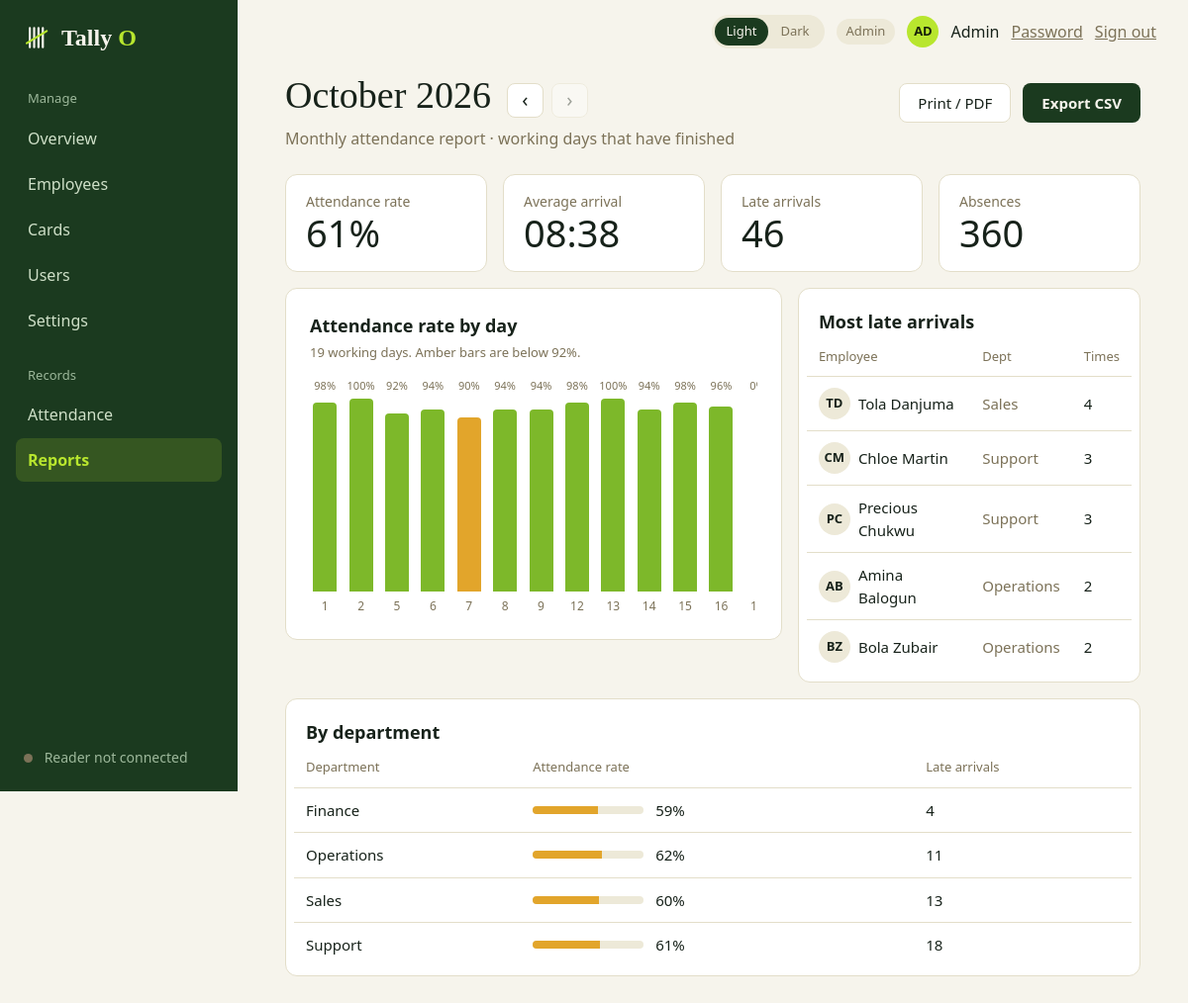
The app's page /admin/reports (signed in) with its own data.
### tables this page shows
CREATE TABLE attendance (
    id          INTEGER PRIMARY KEY,
    employee_id INTEGER NOT NULL REFERENCES employees(id),
    work_date   TEXT    NOT NULL,
    check_in    TEXT    NOT NULL,
    check_out   TEXT,
    status      TEXT    NOT NULL CHECK (status IN ('on_time', 'late')),
    source      TEXT    NOT NULL DEFAULT 'card' CHECK (source IN ('card', 'manual')),
    note        TEXT,
    UNIQUE (employee_id, work_date),                    -- blocks duplicate records
    CHECK (check_out IS NULL OR check_out > check_in)   -- blocks invalid records
);

CREATE TABLE employees (
    id            INTEGER PRIMARY KEY,
    employee_code TEXT    NOT NULL UNIQUE,              -- e.g. EMP-0142
    full_name     TEXT    NOT NULL,
    department    TEXT    NOT NULL,
    email         TEXT,
    joined_on     TEXT    NOT NULL,
    is_active     INTEGER NOT NULL DEFAULT 1 CHECK (is_active IN (0, 1))
);

### admin.py (the view)
@bp.route("/reports")
@admin_only
def reports():
    return render_template("monthly_report.html", report_endpoint="admin.reports",
                           export_endpoint="admin.reports_export",
                           **reporting.report_context(db.get_db(), request.args), **shell_context("Reports"))

### app.py (called while the page is built)
@app.context_processor
def inject_globals():
    return {"APP_NAME": APP_NAME, "APP_TAGLINE": APP_TAGLINE,
            "csrf_token": auth.csrf_token, "safe_url": safe_url,
            "reader": reader.status()}

@app.after_request
def no_store_when_signed_in(response):
    if "user" in session and request.endpoint != "static":
        response.headers["Cache-Control"] = "no-store"
    return response

### auth.py (called while the page is built)
def csrf_token():
    if "csrf" not in session:
        session["csrf"] = secrets.token_hex(16)
    return session["csrf"]

def login_required(view):
    @wraps(view)
    def wrapped(*args, **kwargs):
        user = session.get("user")
        if not user:
            return redirect(url_for("auth.login"))
        row = get_db().execute("SELECT is_active, must_change_password FROM users WHERE id = ?",
                               (user["id"],)).fetchone()
        if row is None or not row["is_active"]:       # deactivated since they signed in
            session.clear()
            return redirect(url_for("auth.login"))
        if row["must_change_password"] and request.endpoint not in ("account.password", "auth.logout"):
            return redirect(url_for("account.password"))
        return view(*args, **kwargs)
    return wrapped

def role_required(*roles):
    def decorator(view):
        @wraps(view)
        @login_required
        def wrapped(*args, **kwargs):
            if session["user"]["role"] not in roles:
                abort(403)
            return view(*args, **kwargs)
        return wrapped
    return decorator

### db.py (called while the page is built)
def connect(path=DEFAULT_DB):
    Path(path).parent.mkdir(parents=True, exist_ok=True)
    conn = sqlite3.connect(str(path), isolation_level=None, timeout=10)  # we run transactions ourselves
    conn.row_factory = sqlite3.Row            # rows behave like dicts: row["name"]
    conn.execute("PRAGMA foreign_keys = ON")  # SQLite ignores foreign keys unless asked
    conn.execute("PRAGMA journal_mode = WAL") # readers don't block the writer
    return conn

def get_db():
    if "db" not in g:
        g.db = connect(current_app.config["DATABASE"])
    return g.db

### queries.py (called while the page is built)
def resolve_month(text, today):
    this_month = today.replace(day=1)
    m = _MONTH.match(text or "")
    if not m:
        return this_month
    first = date(int(m.group(1)), int(m.group(2)), 1)
    return min(max(first, date(2000, 1, 1)), this_month)

def _pct(part, whole):
    return round(100 * part / whole) if whole else None

### templates/monthly_report.html (shortened to what this page needs)
{% extends "app_shell.html" %}
{% block content %}
  <div class="page-head">
    <div class="row wrap gap-4">
      <h1 class="page-title">{{ month_label }}</h1>
      <span class="row gap-2 no-print">
        <a class="btn btn-secondary btn-icon" href="{{ url_for(report_endpoint, month=prev.strftime('%Y-%m')) }}" aria-label="Previous month">‹</a>
        {% if next_month %}
          <a class="btn btn-secondary btn-icon" href="{{ url_for(report_endpoint, month=next_month.strftime('%Y-%m')) }}" aria-label="Next month">›</a>
        {% else %}
          <span class="btn btn-secondary btn-icon is-disabled" aria-disabled="true" aria-label="No later month">›</span>
        {% endif %}
      </span>
    </div>
    <div class="row wrap gap-3 no-print">
      <button class="btn btn-secondary" type="button" onclick="window.print()">Print / PDF</button>
      <a class="btn" href="{{ url_for(export_endpoint, month=first.strftime('%Y-%m')) }}">Export CSV</a>
    </div>
  </div>
  <p class="muted mt-1">Monthly attendance report · working days that have finished</p>
  {% if not report.totals %}
    <div class="card card-pad mt-5"><p class="muted">There are no finished working days with records in {{ month_label }} yet.</p></div>
  {% else %}
    <div class="grid-cards mt-5">
      <div class="card tile"><div class="tile-label">Attendance rate</div><div class="tile-value">{{ report.totals.rate }}%</div></div>
      <div class="card tile"><div class="tile-label">Average arrival</div><div class="tile-value">{{ report.avg_arrival or '–' }}</div></div>
      <div class="card tile"><div class="tile-label">Late arrivals</div><div class="tile-value">{{ report.totals.late }}</div></div>
      <div class="card tile"><div class="tile-label">Absences</div><div class="tile-value">{{ report.totals.absent }}</div></div>
    </div>
    <div class="grid-main mt-4">
      <section class="card card-pad">
        <h2 class="section-title">Attendance rate by day</h2>
        <p class="muted small mt-1">{{ report.days | length }} working days. Amber bars are below {{ low_rate }}%.</p>
        <div class="chart-scroll">
          <div class="chart" role="img" aria-label="Attendance rate for each working day of {{ month_label }}">
            {% for d in report.days %}
              <div class="bar-col" title="{{ d.date | day }}: {{ d.present }} of {{ d.total }} present ({{ d.rate }}%)">
                <span class="bar-value">{{ d.rate }}%</span>
                <span class="bar-track"><span class="bar {{ 'bar-low' if d.rate < low_rate else '' }}" style="height: {{ d.rate }}%"></span></span>
                <span class="bar-label">{{ d.day_num }}</span>
              </div>
            {% endfor %}
          </div>
        </div>
      </section>
      <section class="card table-card">
        <h2 class="section-title table-title">Most late arrivals</h2>
        {% if report.top_late %}
          <table class="table">
            <thead><tr><th>Employee</th><th>Dept</th><th>Times</th></tr></thead>
            <tbody>
              {% for p in report.top_late %}
                <tr>
                  <td><div class="row"><span class="avatar">{{ p.initials }}</span><span>{{ p.name }}</span></div></td>
                  <td class="muted">{{ p.department }}</td>
                  <td>{{ p.times }}</td>
                </tr>
              {% endfor %}
            </tbody>
          </table>
        {% else %}
          <p class="empty-inline pad-x">Nobody was late this month.</p>
        {% endif %}
      </section>
    </div>
    <section class="card table-card mt-4">
      <h2 class="section-title table-title">By department</h2>
      <table class="table">
        <thead><tr><th>Department</th><th>Attendance rate</th><th>Late arrivals</th></tr></thead>
        <tbody>
          {% for d in report.departments %}
            <tr>
              <td>{{ d.name }}</td>
              <td><div class="row gap-3"><span class="meter"><span class="meter-fill {{ 'bar-low' if d.rate < low_rate else '' }}" style="width: {{ d.rate }}%"></span></span>{{ d.rate }}%</div></td>
              <td>{{ d.late }}</td>
            </tr>
          {% endfor %}
        </tbody>
      </table>
    </section>
  {% endif %}
{% endblock %}

### static/css/base.css (style rules this page uses)
:root { --font-sans: Calibri, Carlito, "Segoe UI", system-ui, -apple-system, sans-serif; --font-serif: Charter, "Bitstream Charter", "Sitka Text", Cambria, Georgia, serif; --space-1: 0.25rem; --space-2: 0.5rem; --space-3: 0.75rem; --space-4: 1rem; --space-5: 1.5rem; --space-6: 2rem; --space-7: 3rem; --radius-sm: 6px; --radius-md: 8px; --radius-lg: 12px; --radius-pill: 999px; --sidebar-width: 240px; }
:root, html[data-theme="light"] { color-scheme: light; --bg: #F6F4EC; --surface: #FFFFFF; --text: #17221A; --muted: #7C7258; --subtle: #5C6558; --line: #E3DEC9; --soft: #EDE9D8; --primary: #1B3A1F; --on-primary: #F6F4EC; --accent: #B8E62E; --on-accent: #17200A; --link: #1B3A1F; --brand-accent: #7DB82A; --ring: rgba(27, 58, 31, 0.25); --ok-bg: #E3F2BC; --ok-fg: #2E4A0B; --late-bg: #F8E7BE; --late-fg: #6B4A08; --bad-bg: #F4DAD2; --bad-fg: #7A2E22; --sidebar-bg: #1B3A1F; --sidebar-text: #CFE0C8; --sidebar-muted: #9DB89B; --sidebar-active-bg: rgba(184, 230, 46, 0.16); --sidebar-active-text: #B8E62E; }
*, *::before, *::after { box-sizing: border-box; }
* { margin: 0; }
html { -webkit-text-size-adjust: 100%; }
body { font-family: var(--font-sans); font-size: 1rem; line-height: 1.5; color: var(--text); background: var(--bg); -webkit-font-smoothing: antialiased; }
button, input, select, textarea { font: inherit; color: inherit; }
a { color: var(--link); }
.page-title { font-family: var(--font-serif); font-weight: 400; font-size: 2.375rem; line-height: 1.1; }
.section-title { font-size: 1.125rem; font-weight: 700; }
.muted { color: var(--muted); }
.btn { display: inline-flex; align-items: center; justify-content: center; gap: var(--space-2); padding: 0.625rem 1.125rem; border: 1px solid transparent; border-radius: var(--radius-md); background: var(--primary); color: var(--on-primary); font-size: 0.9375rem; font-weight: 700; line-height: 1.2; text-decoration: none; cursor: pointer; }
.btn-secondary { background: var(--surface); color: var(--text); border-color: var(--line); font-weight: 400; }
.card { background: var(--surface); border: 1px solid var(--line); border-radius: var(--radius-lg); }
.card-pad { padding: var(--space-5); }
.table-card { padding: var(--space-4) var(--space-2) var(--space-2); overflow-x: auto; }
.tile { padding: var(--space-4) 1.25rem; }
.tile-label { font-size: 0.875rem; color: var(--muted); }
.tile-value { font-size: 2.375rem; line-height: 1.15; }
.avatar { display: inline-flex; align-items: center; justify-content: center; width: 2rem; height: 2rem; margin-right: var(--space-2); border-radius: 50%; background: var(--soft); color: var(--text); font-size: 0.8125rem; font-weight: 700; flex: none; }
.table { width: 100%; border-collapse: collapse; font-size: 0.9375rem; }
.table th { padding: 0 0.75rem 0.625rem; text-align: left; font-size: 0.8125rem; font-weight: 400; color: var(--muted); }
.table td { padding: 0.6875rem 0.75rem; border-top: 1px solid var(--line); }
.row { display: flex; align-items: center; }
.wrap { flex-wrap: wrap; }
.gap-2 { gap: var(--space-2); }
.gap-3 { gap: var(--space-3); }
.gap-4 { gap: var(--space-4); }
.mt-1 { margin-top: var(--space-1); }
.mt-4 { margin-top: var(--space-4); }
.grid-cards { display: grid; grid-template-columns: repeat(auto-fit, minmax(190px, 1fr)); gap: var(--space-4); }

### records on screen
attendance: rate "98", day_num "1", name "Operations", rate "62", late "11"
attendance: rate "100", day_num "2"
attendance: rate "92", day_num "5"
attendance: rate "94", day_num "6"
attendance: rate "90", day_num "7"
attendance: rate "94", day_num "8"
attendance: rate "94", day_num "9"
attendance: rate "98", day_num "12"
attendance: rate "100", day_num "13"
attendance: rate "94", day_num "14"
attendance: rate "98", day_num "15"
attendance: rate "96", day_num "16"
attendance: initials "TD", name "Tola Danjuma", department "Sales", times "4"
attendance: initials "CM", name "Chloe Martin", department "Support", times "3"
attendance: initials "PC", name "Precious Chukwu", department "Support", times "3"
attendance: initials "AB", name "Amina Balogun", department "Operations", times "2"
attendance: initials "BZ", name "Bola Zubair", department "Operations", times "2"
attendance: name "Finance", rate "59", late "4"
attendance: name "Sales", rate "60", late "13"
attendance: name "Support", rate "61", late "18"

### other values on screen
{{ APP_NAME[:-1] }} "Tally"
{{ APP_NAME[-1]|upper }} "O"
{{ group.label }} "Manage" "Records"
{{ link.name }} "Overview" "Employees" "Cards" "Users" "Settings" "Attendance" "Reports"
{{ reader.label }} "Reader not connected"
{{ role_label }} "Admin"
{{ user_initials }} "AD"
{{ user_name }} "Admin"
{{ month_label }} "October 2026"
{{ report.totals.rate }} "61"
{{ report.avg_arrival or '–' }} "08:38"
{{ report.totals.late }} "46"
{{ report.totals.absent }} "360"
{{ report.days | length }} "19"
{{ low_rate }} "92"
